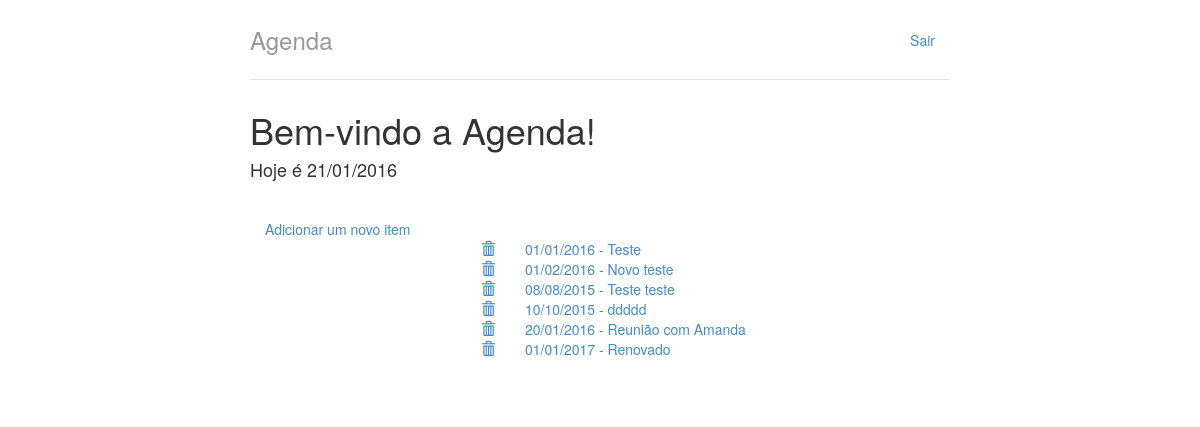
Page / (signed in) on the earlier database version.
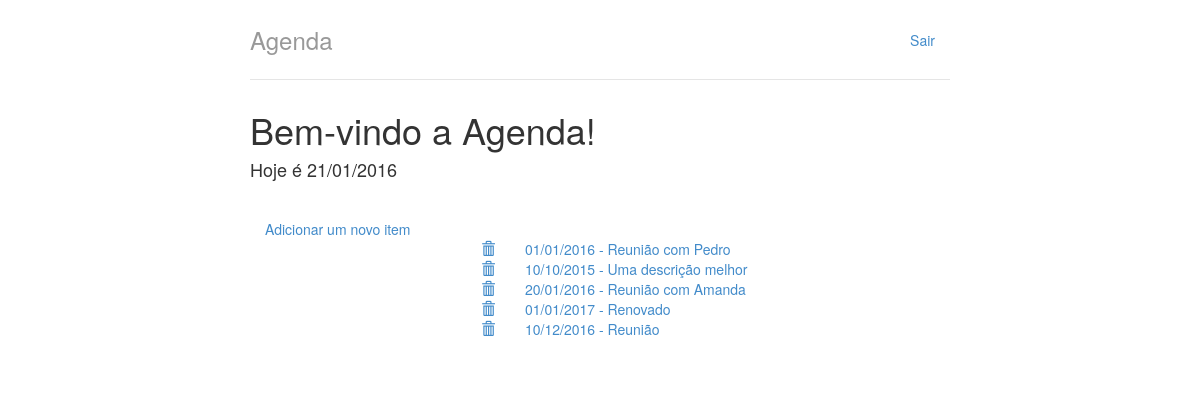
Same page on the later database version.
### agenda/models.py (models this page shows, shortened)
class ItemAgenda(models.Model):
	data = models.DateField()
	hora = models.TimeField()
	titulo = models.CharField(max_length=100)
	descricao = models.TextField()
	usuario = models.ForeignKey(User)
	participantes = models.ManyToManyField(User, related_name="item_participantes")

### agenda/views.py (the view)
# urls.py: url(r'^$', views.lista, name="lista"),
@login_required
def lista(request):
	lista_de_itens = ItemAgenda.objects.filter(usuario=request.user)
	return render(request, 'lista.html', {"lista_de_itens": lista_de_itens})

### agenda/templates/lista.html
{% extends 'base.html' %}
{% block body %}
<div class="col-md-12">
	<div class="row">
		<div class="col-md-12">
			<a href="adiciona/">Adicionar um novo item</a>
		</div>
	</div>
	<div class="row">
		<ul>
			{% for item in lista_de_itens %}
			<li style="list-style-type: none;">
				<div class="col-md-4">
					<a href="{% url 'remove' item.id %}" class="pull-right">
						<span class="glyphicon glyphicon-trash"></span>
					</a>
				</div>
				<div class="col-md-8">
					<a href="{% url 'detalha' item.id %}" class="pull-left">
						{{ item.data|date:'d/m/Y'}} - {{ item.titulo }}
					</a>
				</div>
			</li>
			{% empty %}
				<li>Sem itens na lista</li>
			{% endfor %}
		</ul>
	</div>
</div>
{% endblock %}

### agenda/templates/base.html (shortened to what this page needs)
{% load staticfiles %}
<!DOCTYPE html>
<html lang="pt-br">
    <head>
        <link rel="stylesheet" type="text/css" href="{% static "styles/bootstrap.css" %}">
        <link rel="stylesheet" type="text/css" href="{% static "styles/main.css" %}">
    </head>
    <body>
        <div class="container">
            <div class="header">
                <ul class="nav nav-pills pull-right">
                    <li><a href="/logout/">Sair</a></li>
                </ul>
                <h3 class="text-muted">Agenda</h3>
            </div>
            <div>
                <h1>Bem-vindo a Agenda!</h1>
                <h4>Hoje é {% now "d/m/Y" %}</h4>
            </div>
            <div class="row content">
                {% block body %}
                {% endblock %}
            </div>
        </div>
    </body>
</html>

### agenda/static/styles/main.css (style rules this page uses)
body { padding-top: 20px; padding-bottom: 20px; }
.header, .content, .footer { padding-left: 15px; padding-right: 15px; }
.header { border-bottom: 1px solid #e5e5e5; }
.header h3 { margin-top: 0; margin-bottom: 0; line-height: 40px; padding-bottom: 19px; }
@media (min-width: 768px) { .container { max-width: 730px; } }
.content { margin: 40px 0; }
@media screen and (min-width: 768px) { .header, .content, .footer { padding-left: 0; padding-right: 0; } }
@media screen and (min-width: 768px) { .header { margin-bottom: 30px; } }

Differences in the rows shown:
removed ItemAgenda: data "01/02/2016", titulo "Novo teste"
removed ItemAgenda: data "08/08/2015", titulo "Teste teste"
changed ItemAgenda: titulo "Teste" → "Reunião com Pedro"
changed ItemAgenda: titulo "ddddd" → "Uma descrição melhor"
added ItemAgenda: data "10/12/2016", titulo "Reunião"
